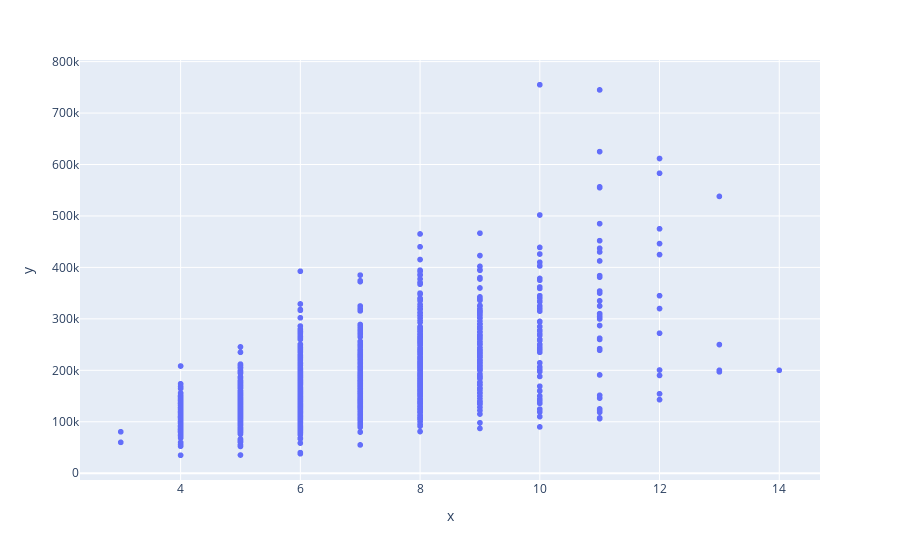

The notebook cell this image was saved under:
### Code cell
fig = px.scatter(x=df['total_rooms'], y=df['SalePrice'])
fig.show()

### Figure 1 — Plotly figure (JSON) as saved in the notebook; plotly's stock layout.template omitted (floating-point values rounded to 4 significant figures; data arrays with more than 128 entries replaced by an {"elided": "..."} marker saying what was removed)
{"data": [{"hovertemplate": "x=%{x}<br>y=%{y}<extra></extra>", "legendgroup": "", "marker": {"color": "#636efa", "symbol": "circle"}, "mode": "markers", "name": "", "showlegend": false, "type": "scattergl", "x": {"elided": "1457 int values"}, "xaxis": "x", "y": {"elided": "1457 int values"}, "yaxis": "y"}], "layout": {"legend": {"tracegroupgap": 0}, "margin": {"t": 60}, "xaxis": {"anchor": "y", "domain": [0, 1], "title": {"text": "x"}}, "yaxis": {"anchor": "x", "domain": [0, 1], "title": {"text": "y"}}}}
